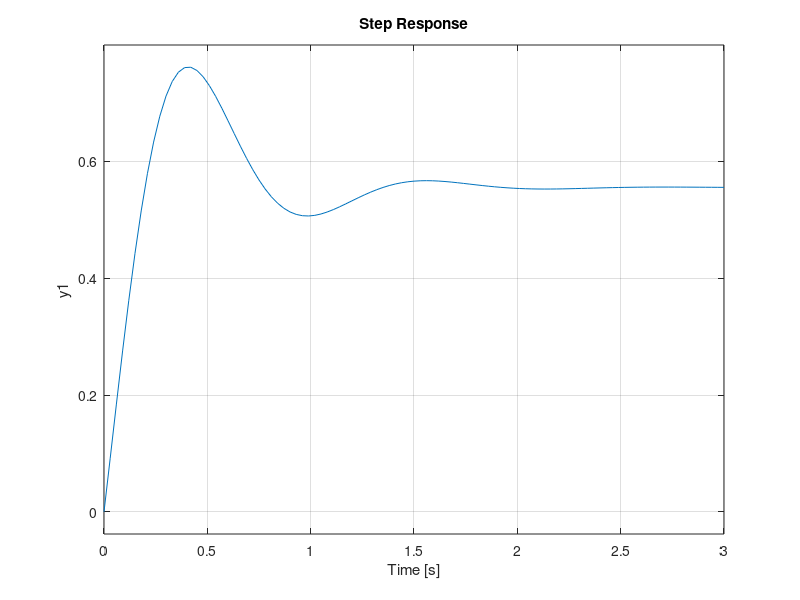

This figure's MATLAB source:
% Find the step response for the following system
% C(s)/R(s) = (3s + 20) / (s^2 + 5s + 36)

num = [3 20];
den = [1 5 36];
sys = tf(num, den);
step(sys);
